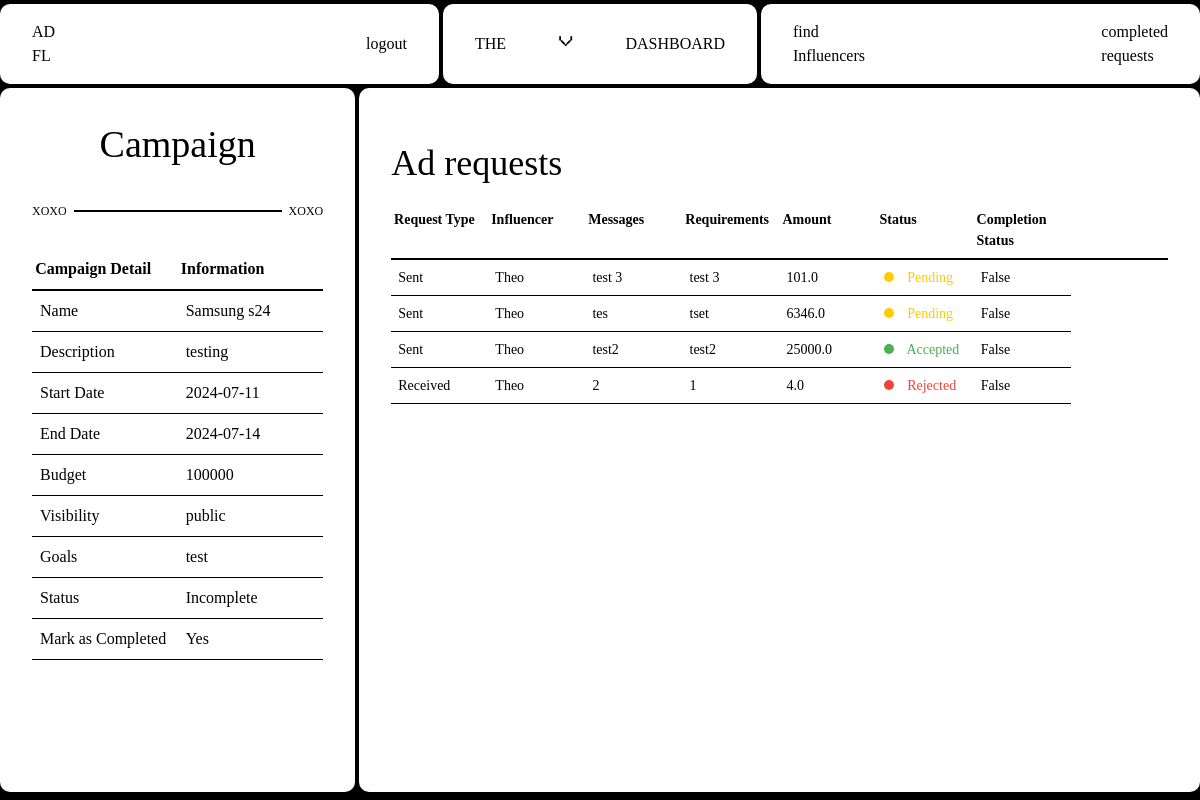
Page /sponsor/view_completed_campaign/6 (signed in) on the earlier database version.
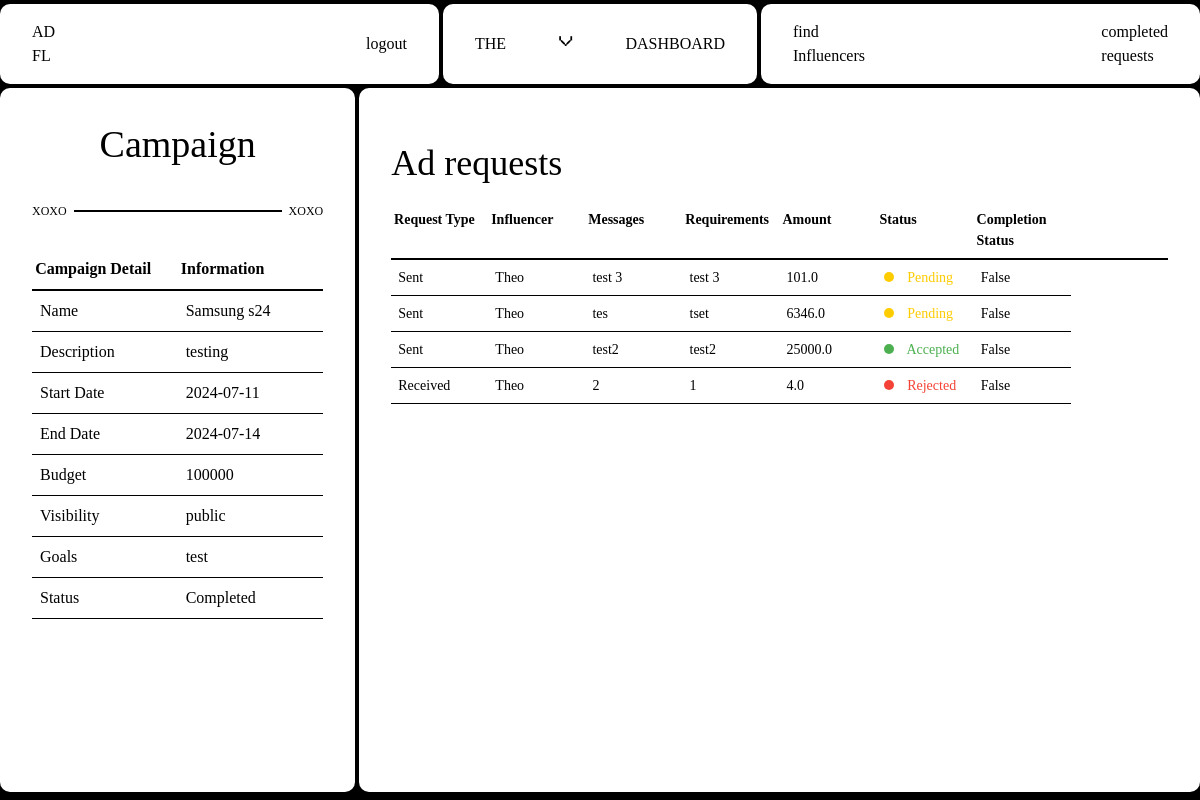
Same page on the later database version.
### Adfluence/models.py (models this page shows)
class Campaign(db.Model):
    __tablename__ = "campaign"
    id = db.Column(db.Integer, primary_key=True)
    name = db.Column(db.String(40), nullable=False)
    description = db.Column(db.Text, nullable=False)
    start_date = db.Column(db.Date, nullable=False)
    end_date = db.Column(db.Date, nullable=False)
    budget = db.Column(db.Integer, nullable=False)
    visibility = db.Column(db.String(10), nullable=False)  # 'public' or 'private'
    goals = db.Column(db.Text, nullable=False)
    niche = db.Column(db.String(40), nullable=False)
    status = db.Column(db.String(20), nullable=False, default="Incomplete")
    flagged = db.Column(db.Boolean, default=False)
    user_id = db.Column(db.Integer, db.ForeignKey("user.id"), nullable=False)
    ad_requests = db.relationship(
        "AdRequest", backref="campaign", cascade="all, delete-orphan"
    )
    campaign_requests = db.relationship(
        "campaignRequest", backref="campaign", cascade="all, delete-orphan"
    )

### Adfluence/sponsor.py (the view)
@sponsor.route("/view_completed_campaign/<int:campaign_id>")
@role_required("Sponsor")
@login_required
def view_completed_campaign(campaign_id):
    campaign = Campaign.query.get_or_404(campaign_id)
    campaignRequests = (
        campaignRequest.query.filter_by(campaign_id=campaign_id)
        .order_by(desc(campaignRequest.id))
        .all()
    )
    campaign_requests_with_details = []
    for campaign_request in campaignRequests:
        influencer = Influencer.query.get(campaign_request.influencer_id)
        if influencer:
            influencer_name = influencer.name
            campaign_requests_with_details.append(
                {
                    "request": campaign_request,
                    "influencer_name": influencer_name,
                    "request_type": "Received",
                }
            )
        else:
            flash("Influencer not found", category="error")
    adrequests = (
        AdRequest.query.filter_by(campaign_id=campaign_id)
        .order_by(desc(AdRequest.id))
        .all()
    )
    sent_requests_with_details = []
    for sent_request in adrequests:
        adrequest_negotiations = sent_request.negotiations
        influencer = Influencer.query.get(sent_request.influencer_id)
        influencer_name = influencer.name
        pending_found = any(nego.status == "Pending" for nego in adrequest_negotiations)
        sent_requests_with_details.append(
            {
                "request": sent_request,
                "influencer_name": influencer_name,
                "request_type": "Sent",
                "negotiations": adrequest_negotiations,
                "pending_found": pending_found,
            }
        )
    return render_template(
        "Sponsor/view_completed_campaign.html",
        campaign=campaign,
        user=current_user,
        ad_requests=sent_requests_with_details,
        campaign_requests=campaign_requests_with_details,
    )

### Adfluence/views.py (called while the page is built)
def role_required(role):
    def decorator(f):
        @wraps(f)
        def decorated_function(*args, **kwargs):
            if current_user.role != role:
                abort(403)
            return f(*args, **kwargs)
        return decorated_function
    return decorator

### Adfluence/templates/Sponsor/view_completed_campaign.html (shortened to what the changed rows need)
{% extends "base.html" %} {% block head %}
<link
  rel="stylesheet"
  href="{{ url_for('static', filename='src/sponsor_css/view_campaign.css') }}"
/>
{% endblock %} {% block content %}
<div class="container">
  <div class="content-wrapper">
    <div class="col-1 col">
      <div class="header">
        <h1>Campaign</h1>
      </div>
      <div class="table-wrapper">
        <table class="first-table">
          <tbody>
            <tr>
              <th>Campaign Detail</th>
              <th>Information</th>
            </tr>
            <tr>
              <td>Name</td>
              <td>{{ campaign.name }}</td>
            </tr>
            <tr>
              <td>Description</td>
              <td>{{ campaign.description }}</td>
            </tr>
            <tr>
              <td>Start Date</td>
              <td>{{ campaign.start_date.strftime('%Y-%m-%d') }}</td>
            </tr>
            <tr>
              <td>End Date</td>
              <td>{{ campaign.end_date.strftime('%Y-%m-%d') }}</td>
            </tr>
            <tr>
              <td>Budget</td>
              <td>{{ campaign.budget }}</td>
            </tr>
            <tr>
              <td>Visibility</td>
              <td>{{ campaign.visibility }}</td>
            </tr>
            <tr>
              <td>Goals</td>
              <td>{{ campaign.goals }}</td>
            </tr>
            <tr>
              <td>Status</td>
              <td>{{ campaign.status }}</td>
            </tr>
            {% if campaign.status == 'Incomplete' %}
            <tr>
              <td>Mark as Completed</td>
              <td>
                <form
                  action="{{ url_for('sponsor.mark_completed', campaign_id=campaign.id) }}"
                  method="post"
                >
                  <button class="view" type="submit">Yes</button>
                </form>
              </td>
            </tr>
            {% endif %}
          </tbody>
        </table>
      </div>
    </div>
    <div class="col-2 col">
      <h1>Ad requests</h1>
      <div class="table-wrapper-2">
        <table class="second-table">
          <thead>
            <tr>
              <th>Request Type</th>
              <th>Influencer</th>
              <th>Messages</th>
              <th>Requirements</th>
              <th>Amount</th>
              <th>Status</th>
              <th>Completion Status</th>
              <th></th>
            </tr>
          </thead>
        </table>
      </div>
    </div>
  </div>
</div>
{% endblock %}

Differences in the rows shown:
changed Campaign "Samsung s24": status "Incomplete" → "Completed"
Other differences:
text no longer shown: "Mark as Completed Yes"
